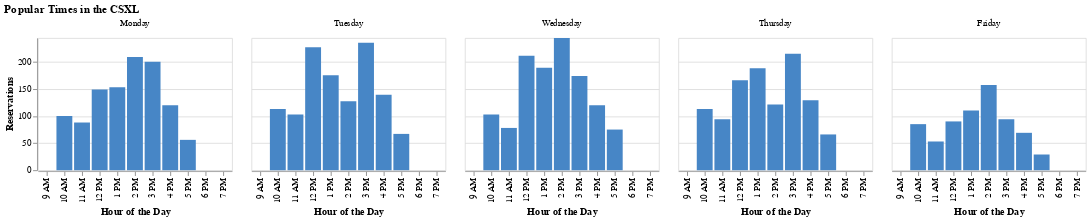
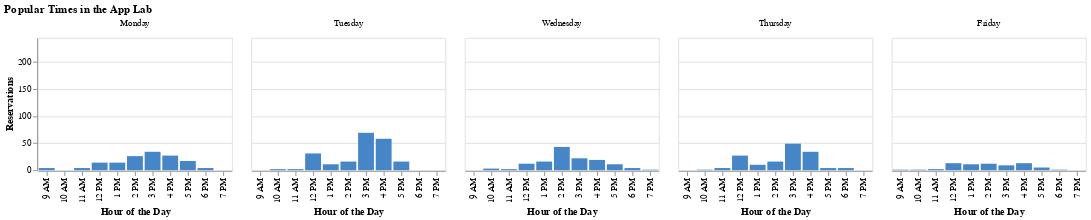

Source (notebook cell) for these figures, in order:
### Markdown cell above
## Popularity by Time of Day

Now, we will take a look at the most popular times for each space. These visualizations were created by pulling out the day of the week (ex: Wednesday) and hour (ex: 2 PM) from the reservation start dates and grouping the reservations on [day of the week, hour]. We were then able to create bar charts for each day of the week that show popularity by time of day.

The graphs show the total number of reservations for each hour in the day, grouped by day of the week. So, for instance, you can see how many reservations started at 2pm on Wednesdays for each space.

### Code cell
# Generate popular times visualizations
popular_times = popular_times_comparison(app_lab_csv_file_path, csxl_csv_file_path)
popular_times[1].show()
popular_times[0].show()

### Figure 1 — Vega-Lite specification as saved in the notebook (floating-point values rounded to 4 significant figures)
{"config": {"view": {"continuousWidth": 300, "continuousHeight": 300}, "mark": {"color": "#4786c6"}}, "data": {"name": "data-652dbae7ba14bfd7e10d7defb0231241"}, "mark": {"type": "bar"}, "encoding": {"column": {"field": "day_of_week", "sort": ["Monday", "Tuesday", "Wednesday", "Thursday", "Friday"], "title": null, "type": "nominal"}, "tooltip": {"field": "count", "type": "quantitative"}, "x": {"field": "civilian_time", "scale": {"domain": ["9 AM", "10 AM", "11 AM", "12 PM", "1 PM", "2 PM", "3 PM", "4 PM", "5 PM", "6 PM", "7 PM"]}, "sort": ["9 AM", "10 AM", "11 AM", "12 PM", "1 PM", "2 PM", "3 PM", "4 PM", "5 PM", "6 PM", "7 PM"], "title": "Hour of the Day", "type": "nominal"}, "y": {"field": "count", "scale": {"domain": [0, 244.0]}, "title": "Reservations", "type": "quantitative"}}, "height": 150, "title": "Popular Times in the CSXL", "$schema": "https://vega.github.io/schema/vega-lite/v5.17.0.json", "datasets": {"data-652dbae7ba14bfd7e10d7defb0231241": [{"day_of_week": "Friday", "civilian_time": "1 PM", "count": 110}, {"day_of_week": "Friday", "civilian_time": "10 AM", "count": 85}, {"day_of_week": "Friday", "civilian_time": "11 AM", "count": 53}, {"day_of_week": "Friday", "civilian_time": "12 PM", "count": 90}, {"day_of_week": "Friday", "civilian_time": "2 PM", "count": 157}, {"day_of_week": "Friday", "civilian_time": "3 PM", "count": 94}, {"day_of_week": "Friday", "civilian_time": "4 PM", "count": 69}, {"day_of_week": "Friday", "civilian_time": "5 PM", "count": 29}, {"day_of_week": "Monday", "civilian_time": "1 PM", "count": 153}, {"day_of_week": "Monday", "civilian_time": "10 AM", "count": 100}, {"day_of_week": "Monday", "civilian_time": "11 AM", "count": 88}, {"day_of_week": "Monday", "civilian_time": "12 PM", "count": 149}, {"day_of_week": "Monday", "civilian_time": "2 PM", "count": 209}, {"day_of_week": "Monday", "civilian_time": "3 PM", "count": 200}, {"day_of_week": "Monday", "civilian_time": "4 PM", "count": 120}, {"day_of_week": "Monday", "civilian_time": "5 PM", "count": 56}, {"day_of_week": "Thursday", "civilian_time": "1 PM", "count": 188}, {"day_of_week": "Thursday", "civilian_time": "10 AM", "count": 113}, {"day_of_week": "Thursday", "civilian_time": "11 AM", "count": 94}, {"day_of_week": "Thursday", "civilian_time": "12 PM", "count": 166}, {"day_of_week": "Thursday", "civilian_time": "2 PM", "count": 121}, {"day_of_week": "Thursday", "civilian_time": "3 PM", "count": 215}, {"day_of_week": "Thursday", "civilian_time": "4 PM", "count": 129}, {"day_of_week": "Thursday", "civilian_time": "5 PM", "count": 66}, {"day_of_week": "Tuesday", "civilian_time": "1 PM", "count": 175}, {"day_of_week": "Tuesday", "civilian_time": "10 AM", "count": 113}, {"day_of_week": "Tuesday", "civilian_time": "11 AM", "count": 103}, {"day_of_week": "Tuesday", "civilian_time": "12 PM", "count": 227}, {"day_of_week": "Tuesday", "civilian_time": "2 PM", "count": 127}, {"day_of_week": "Tuesday", "civilian_time": "3 PM", "count": 235}, {"day_of_week": "Tuesday", "civilian_time": "4 PM", "count": 139}, {"day_of_week": "Tuesday", "civilian_time": "5 PM", "count": 67}, {"day_of_week": "Wednesday", "civilian_time": "1 PM", "count": 189}, {"day_of_week": "Wednesday", "civilian_time": "10 AM", "count": 103}, {"day_of_week": "Wednesday", "civilian_time": "11 AM", "count": 78}, {"day_of_week": "Wednesday", "civilian_time": "12 PM", "count": 211}, {"day_of_week": "Wednesday", "civilian_time": "2 PM", "count": 244}, {"day_of_week": "Wednesday", "civilian_time": "3 PM", "count": 174}, {"day_of_week": "Wednesday", "civilian_time": "4 PM", "count": 120}, {"day_of_week": "Wednesday", "civilian_time": "5 PM", "count": 75}]}}

### Figure 2 — Vega-Lite specification as saved in the notebook (floating-point values rounded to 4 significant figures)
{"config": {"view": {"continuousWidth": 300, "continuousHeight": 300}, "mark": {"color": "#4786c6"}}, "data": {"name": "data-4b413cbafcc4828ffc4e602cde35e7ec"}, "mark": {"type": "bar"}, "encoding": {"column": {"field": "day_of_week", "sort": ["Monday", "Tuesday", "Wednesday", "Thursday", "Friday"], "title": null, "type": "nominal"}, "tooltip": {"field": "count", "type": "quantitative"}, "x": {"field": "civilian_time", "sort": ["9 AM", "10 AM", "11 AM", "12 PM", "1 PM", "2 PM", "3 PM", "4 PM", "5 PM", "6 PM", "7 PM"], "title": "Hour of the Day", "type": "nominal"}, "y": {"field": "count", "scale": {"domain": [0, 244.0]}, "title": "Reservations", "type": "quantitative"}}, "height": 150, "title": "Popular Times in the App Lab", "$schema": "https://vega.github.io/schema/vega-lite/v5.17.0.json", "datasets": {"data-4b413cbafcc4828ffc4e602cde35e7ec": [{"day_of_week": "Friday", "civilian_time": "1 PM", "count": 11}, {"day_of_week": "Friday", "civilian_time": "10 AM", "count": 1}, {"day_of_week": "Friday", "civilian_time": "11 AM", "count": 2}, {"day_of_week": "Friday", "civilian_time": "12 PM", "count": 13}, {"day_of_week": "Friday", "civilian_time": "2 PM", "count": 12}, {"day_of_week": "Friday", "civilian_time": "3 PM", "count": 9}, {"day_of_week": "Friday", "civilian_time": "4 PM", "count": 13}, {"day_of_week": "Friday", "civilian_time": "5 PM", "count": 5}, {"day_of_week": "Friday", "civilian_time": "6 PM", "count": 1}, {"day_of_week": "Friday", "civilian_time": "9 AM", "count": 1}, {"day_of_week": "Monday", "civilian_time": "1 PM", "count": 14}, {"day_of_week": "Monday", "civilian_time": "11 AM", "count": 4}, {"day_of_week": "Monday", "civilian_time": "12 PM", "count": 14}, {"day_of_week": "Monday", "civilian_time": "2 PM", "count": 26}, {"day_of_week": "Monday", "civilian_time": "3 PM", "count": 34}, {"day_of_week": "Monday", "civilian_time": "4 PM", "count": 27}, {"day_of_week": "Monday", "civilian_time": "5 PM", "count": 17}, {"day_of_week": "Monday", "civilian_time": "6 PM", "count": 4}, {"day_of_week": "Monday", "civilian_time": "9 AM", "count": 4}, {"day_of_week": "Thursday", "civilian_time": "1 PM", "count": 10}, {"day_of_week": "Thursday", "civilian_time": "10 AM", "count": 1}, {"day_of_week": "Thursday", "civilian_time": "11 AM", "count": 4}, {"day_of_week": "Thursday", "civilian_time": "12 PM", "count": 27}, {"day_of_week": "Thursday", "civilian_time": "2 PM", "count": 16}, {"day_of_week": "Thursday", "civilian_time": "3 PM", "count": 49}, {"day_of_week": "Thursday", "civilian_time": "4 PM", "count": 34}, {"day_of_week": "Thursday", "civilian_time": "5 PM", "count": 4}, {"day_of_week": "Thursday", "civilian_time": "6 PM", "count": 4}, {"day_of_week": "Tuesday", "civilian_time": "1 PM", "count": 11}, {"day_of_week": "Tuesday", "civilian_time": "10 AM", "count": 2}, {"day_of_week": "Tuesday", "civilian_time": "11 AM", "count": 2}, {"day_of_week": "Tuesday", "civilian_time": "12 PM", "count": 31}, {"day_of_week": "Tuesday", "civilian_time": "2 PM", "count": 16}, {"day_of_week": "Tuesday", "civilian_time": "3 PM", "count": 69}, {"day_of_week": "Tuesday", "civilian_time": "4 PM", "count": 58}, {"day_of_week": "Tuesday", "civilian_time": "5 PM", "count": 16}, {"day_of_week": "Wednesday", "civilian_time": "1 PM", "count": 16}, {"day_of_week": "Wednesday", "civilian_time": "10 AM", "count": 3}, {"day_of_week": "Wednesday", "civilian_time": "11 AM", "count": 2}, {"day_of_week": "Wednesday", "civilian_time": "12 PM", "count": 12}, {"day_of_week": "Wednesday", "civilian_time": "2 PM", "count": 43}, {"day_of_week": "Wednesday", "civilian_time": "3 PM", "count": 22}, {"day_of_week": "Wednesday", "civilian_time": "4 PM", "count": 19}, {"day_of_week": "Wednesday", "civilian_time": "5 PM", "count": 11}, {"day_of_week": "Wednesday", "civilian_time": "6 PM", "count": 4}, {"day_of_week": "Wednesday", "civilian_time": "7 PM", "count": 1}]}}
